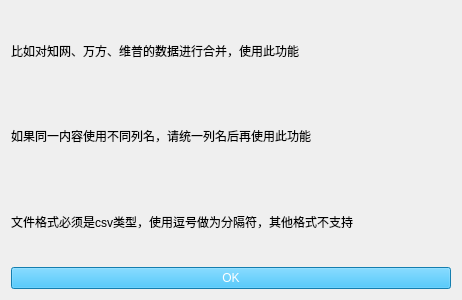
<?xml version="1.0" encoding="UTF-8"?>
<ui version="4.0">
    <class>Form</class>
    <widget class="QWidget" name="Form">
        <property name="geometry">
            <rect>
                <x>0</x>
                <y>0</y>
                <width>462</width>
                <height>300</height>
            </rect>
        </property>
        <property name="windowTitle">
            <string>数据合并</string>
        </property>
        <layout class="QVBoxLayout" name="verticalLayout">
            <item>
                <widget class="QLabel" name="label">
                    <property name="text">
                        <string>比如对知网、万方、维普的数据进行合并，使用此功能</string>
                    </property>
                </widget>
            </item>
            <item>
                <widget class="QLabel" name="label_2">
                    <property name="text">
                        <string>如果同一内容使用不同列名，请统一列名后再使用此功能</string>
                    </property>
                </widget>
            </item>
            <item>
                <widget class="QLabel" name="label_3">
                    <property name="text">
                        <string>文件格式必须是csv类型，使用逗号做为分隔符，其他格式不支持</string>
                    </property>
                </widget>
            </item>
            <item>
                <widget class="QPushButton" name="btn_start">
                    <property name="styleSheet">
                        <string notr="true">color: rgb(255, 255, 255); background-color: rgb(28, 177, 245);</string>
                    </property>
                    <property name="text">
                        <string>OK</string>
                    </property>
                </widget>
            </item>
        </layout>
    </widget>
    <resources/>
    <connections/>
</ui>
